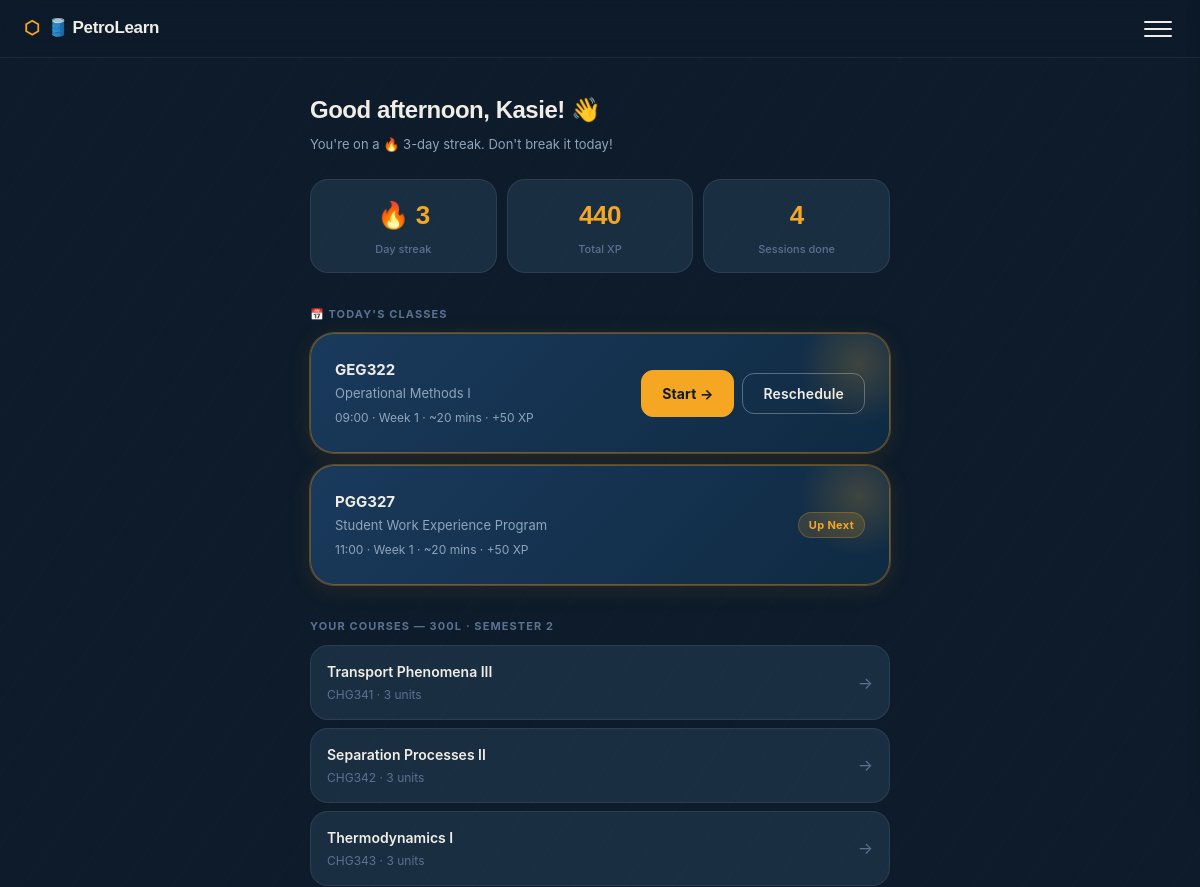
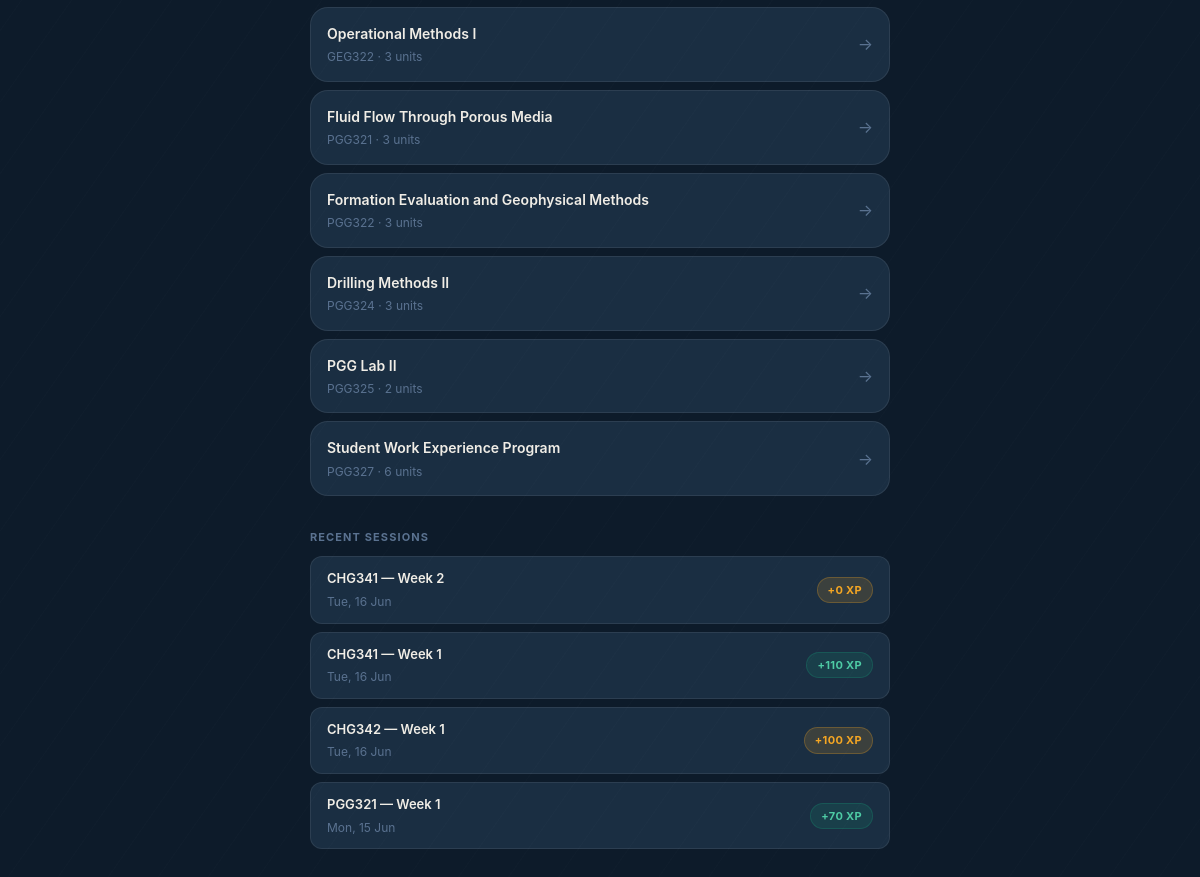
/dashboard/ (signed in), run on the app's committed database (2 pictures, top to bottom).
### core/models.py (models this page shows, shortened)
class StudentProfile(models.Model):
    user = models.OneToOneField(User, on_delete=models.CASCADE, related_name="profile")
    matric_number = models.CharField(max_length=20, blank=True)
    school = models.CharField(max_length=50, choices=SCHOOL_CHOICES, default="unilag")
    department = models.CharField(max_length=50, choices=DEPARTMENT_CHOICES, default="petroleum")
    level = models.CharField(max_length=3, choices=LEVEL_CHOICES)
    semester = models.CharField(max_length=1, choices=SEMESTER_CHOICES)
    xp = models.IntegerField(default=0)
    streak = models.IntegerField(default=0)
    last_session_date = models.DateField(null=True, blank=True)
    created_at = models.DateTimeField(auto_now_add=True)

class TimetableEntry(models.Model):
    DAYS = [("Mon", "Monday"), ("Tue", "Tuesday"), ("Wed", "Wednesday"), ("Thu", "Thursday"), ("Fri", "Friday")]
    student = models.ForeignKey(StudentProfile, on_delete=models.CASCADE, related_name="timetable")
    course_code = models.CharField(max_length=10)
    course_title = models.CharField(max_length=100)
    day = models.CharField(max_length=3, choices=DAYS)
    time = models.CharField(max_length=10, default="09:00")
    week_number = models.IntegerField(default=1)
    total_weeks = models.IntegerField(default=15)
    is_completed = models.BooleanField(default=False)
    is_missed = models.BooleanField(default=False)
    rescheduled_to = models.DateField(null=True, blank=True)
    class Meta:
        ordering = ["day", "time"]

class Session(models.Model):
    student = models.ForeignKey(StudentProfile, on_delete=models.CASCADE, related_name="sessions")
    course_code = models.CharField(max_length=10)
    course_title = models.CharField(max_length=100)
    week_number = models.IntegerField(default=1)
    topics = models.JSONField(default=list)
    current_topic_index = models.IntegerField(default=0)
    is_complete = models.BooleanField(default=False)
    xp_earned = models.IntegerField(default=0)
    started_at = models.DateTimeField(auto_now_add=True)
    completed_at = models.DateTimeField(null=True, blank=True)
    class Meta:
        ordering = ["-started_at"]

### core/views.py (the view)
# urls.py: path("dashboard/", views.dashboard_view, name="dashboard"),
@login_required
def dashboard_view(request):
    if not hasattr(request.user, "profile"):
        return redirect("onboarding")
    profile = request.user.profile
    courses = COURSES.get(profile.level, {}).get(profile.semester, [])
    timetable = profile.timetable.all()
    recent_sessions = profile.sessions.all()[:5]
    leaderboard = StudentProfile.objects.select_related("user").order_by("-xp")[:10]
    sessions_done = profile.sessions.count()
    today = datetime.datetime.now().strftime("%a")
    todays_courses = profile.timetable.filter(day=today, is_completed=False)
    incomplete_sessions = {
        s.course_code: s
        for s in Session.objects.filter(student=profile, is_complete=False)
    }
    return render(request, "core/dashboard.html", {
        "profile": profile,
        "courses": courses,
        "timetable": timetable,
        "recent_sessions": recent_sessions,
        "leaderboard": leaderboard,
        "sessions_done": sessions_done,
        "todays_courses": todays_courses,
        "today": today,
        "incomplete_sessions": incomplete_sessions,
    })

### templates/core/dashboard.html (shortened to what this page needs)
{% extends "core/base.html" %}
{% block content %}
<div class="page-container">
  <div class="greeting-section">
    <h2 class="greeting" id="greeting">Hey, {{ user.first_name }}! 👋</h2>
    <p class="greeting-sub">
      {% if profile.streak > 0 %}
        You're on a 🔥 {{ profile.streak }}-day streak. Don't break it today!
      {% else %}
        Start a session today to begin your streak!
      {% endif %}
    </p>
  </div>
  <div class="stats-row">
    <div class="stat-card">
      <div class="stat-val">🔥 {{ profile.streak }}</div>
      <div class="stat-lbl">Day streak</div>
    </div>
    <div class="stat-card">
      <div class="stat-val">{{ profile.xp }}</div>
      <div class="stat-lbl">Total XP</div>
    </div>
    <div class="stat-card">
      <div class="stat-val">{{ sessions_done }}</div>
      <div class="stat-lbl">Sessions done</div>
    </div>
  </div>
  <p class="section-label">📅 Today's Classes</p>
  {% if todays_courses %}
    {% for course in todays_courses %}
<div class="today-card" style="display:flex; align-items:center; justify-content:space-between; margin-bottom:12px;">
  <div>
    <div style="font-weight:700; font-size:15px">{{ course.course_code }}</div>
    <div style="font-size:13px; color:var(--text-secondary)">{{ course.course_title }}</div>
    <div style="font-size:12px; color:var(--text-secondary); margin-top:4px">
      {{ course.time }} · Week {{ course.week_number }} · ~20 mins · +50 XP
    </div>
  </div>
  <div style="display:flex; gap:8px; align-items:center; flex-shrink:0; margin-left:16px">
    {% if forloop.first %}
      {% if course.course_code in incomplete_sessions %}
      <a href="{% url 'session' course.course_code %}" class="btn btn-primary">Resume →</a>
      {% else %}
      <a href="{% url 'session' course.course_code %}" class="btn btn-primary">Start →</a>
      {% endif %}
    <form method="post" action="{% url 'reschedule' course.id %}" style="margin:0">
      <button type="submit" class="btn btn-white-outline">Reschedule</button>
    </form>
    {% else %}
    <span class="badge badge-amber">Up Next</span>
    {% endif %}
  </div>
</div>
{% endfor %}
  {% else %}
  <div class="today-card today-done">
    <h3>All sessions done for today!🎉</h3>
    <p>Great work. Come back tomorrow to keep your streak going.</p>
  </div>
  {% endif %}
  <p class="section-label">Your courses — {{ profile.level }}L · Semester {{ profile.semester }}</p>
  <div class="course-list">
    {% for course in courses %}
    <a href="{% url 'session' course.code %}" class="course-pill">
      <div class="course-pill-left">
        <div class="course-info">
          <div class="course-name">{{ course.title }}</div>
          <div class="course-code">{{ course.code }} · {{ course.units }} units</div>
        </div>
      </div>
      <span class="arrow">→</span>
    </a>
    {% endfor %}
  </div>
  {% if recent_sessions %}
  <p class="section-label">Recent sessions</p>
  <div class="session-list">
    {% for s in recent_sessions %}
    <div class="session-row">
      <div>
        <div class="session-course">{{ s.course_code }} — Week {{ s.week_number }}</div>
        <div class="session-date">{{ s.started_at|date:"D, d M" }}</div>
      </div>
      <div style="display:flex;align-items:center;gap:8px">
        <span class="badge {% if s.is_complete %}badge-green{% else %}badge-amber{% endif %}">
          +{{ s.xp_earned }} XP
        </span>
      </div>
    </div>
    {% endfor %}
  </div>
  {% endif %}
</div>
{% endblock %}

### data on the page
StudentProfile: streak "3", xp "440", level "300", semester "2"
TimetableEntry: course_code "GEG322", course_title "Operational Methods I", time "09:00", week_number "1", shows "Start →", shows "Reschedule", title "Operational Methods I", code "GEG322", units "3"
TimetableEntry: course_code "PGG327", course_title "Student Work Experience Program", time "11:00", week_number "1", shows "Up Next", title "Student Work Experience Program", code "PGG327", units "6"
Session: title "Transport Phenomena III", code "CHG341", units "3", course_code "CHG341", week_number "1", started_at "Tue, 16 Jun", xp_earned "110"
Session: title "Separation Processes II", code "CHG342", units "3", course_code "CHG342", week_number "1", started_at "Tue, 16 Jun", xp_earned "100"
Session: title "Fluid Flow Through Porous Media", code "PGG321", units "3", course_code "PGG321", week_number "1", started_at "Mon, 15 Jun", xp_earned "70"
Session: course_code "CHG341", week_number "2", started_at "Tue, 16 Jun", xp_earned "0"

### other printed values
{{ sessions_done }} "4"
{{ course.title }} "Thermodynamics I" "Formation Evaluation and Geophysical Methods" "Drilling Methods II" "PGG Lab II"
{{ course.code }} "CHG343" "PGG322" "PGG324" "PGG325"
{{ course.units }} "3" "3" "3" "2"
